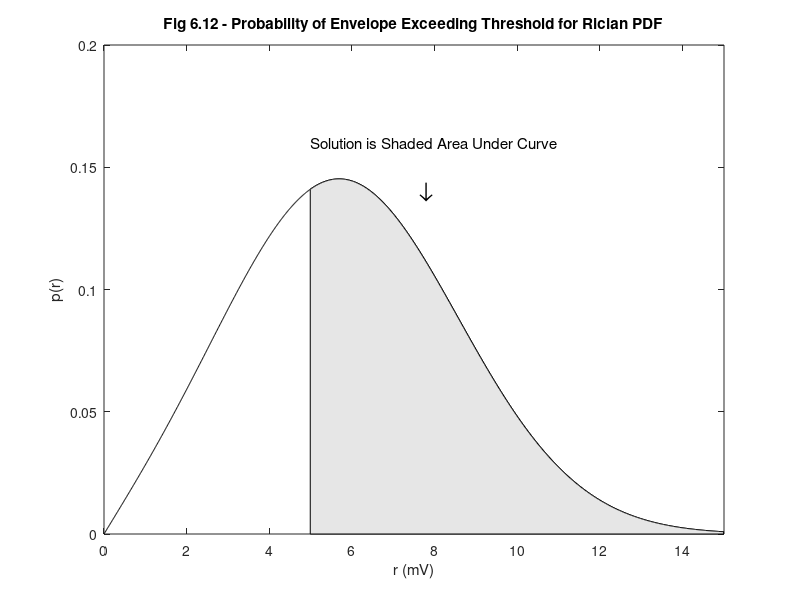

Here is the MATLAB script that generated this plot:
%%%%%%%%%%%%%%%%%%%%%%%%%%%%%%%%%%%%%%%%%%%%%%%%%%%%%%%%%%%%%%
%%                                                          %%
%% ******************************************************   %%
%% * Smart Antennas for Wireless Applications w/ Matlab *   %%
%% ******************************************************   %%
%%                                                          %%
%% Chapter 6: Ex 6.4                                        %%
%%                                                          %%
%% Author: Frank Gross                                      %%
%% McGraw-Hill, 2005                                        %%
%% Date:  9/29/2004                                         %%
%%                                                          %%
%% This code creates Fig 6.12 of Ex 6.4, a plot of a Rician %%
%%     distribution to determine probability of envelope    %%
%%     exceeding a threshold of 5 mV.                       %%
%%%%%%%%%%%%%%%%%%%%%%%%%%%%%%%%%%%%%%%%%%%%%%%%%%%%%%%%%%%%%% 

%%------------------- Define Variables:---------------------%%
% sig - standard deviation                                   %
% var - variance of Rician PDF                               %
% A - Mean of Rician PDF                                     %
% r - Envelope of Rician PDF                                 %
% p - Rician PDF                                             %
%%----------------------------------------------------------%%

%%------------------ Given Values ------------------%%

sig = 3;   var = sig^2;   A = 5;   r = [0:1500]/100;

%%-------------- Determine Rician PDF --------------%%

p = r.*exp(-(r.^2 + A^2)/(2*var)).*besseli(0,A*r/var)/var;

%%------------------ Plot Results ------------------%%

plot(r,p,'k')
hold on

title('\bfFig 6.12 - Probability of Envelope Exceeding Threshold for Rician PDF','Fontweight','bold')
xlabel('r (mV)')
ylabel('p(r)')

axis([0 15 0 .2])

%%-------- Solution is Area Under the Curve --------%%

x = [r(500) r(500:1500) r(1500) r(500)];
y = [0 p(500:1500) 0 0];
fill(x,y,[.9 .9 .9])

text(7.5,0.14,' \downarrow','FontSize',18)
text(5,0.16,'Solution is Shaded Area Under Curve','FontSize',11)